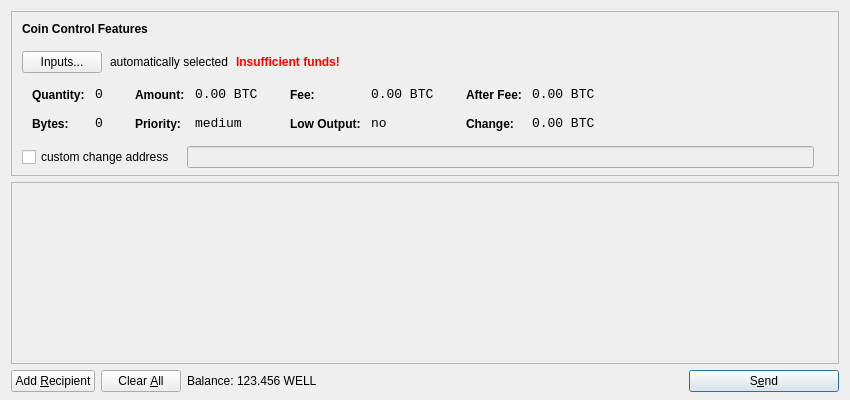
<?xml version="1.0" encoding="UTF-8"?>
<ui version="4.0">
 <class>SendCoinsDialog</class>
 <widget class="QDialog" name="SendCoinsDialog">
  <property name="geometry">
   <rect>
    <x>0</x>
    <y>0</y>
    <width>850</width>
    <height>400</height>
   </rect>
  </property>
  <property name="windowTitle">
   <string>Send Coins</string>
  </property>
  <layout class="QVBoxLayout" name="verticalLayout" stretch="0,1,0">
   <property name="bottomMargin">
    <number>8</number>
   </property>
   <item>
    <widget class="QFrame" name="frameCoinControl">
     <property name="sizePolicy">
      <sizepolicy hsizetype="Expanding" vsizetype="Expanding">
       <horstretch>0</horstretch>
       <verstretch>0</verstretch>
      </sizepolicy>
     </property>
     <property name="maximumSize">
      <size>
       <width>16777215</width>
       <height>16777215</height>
      </size>
     </property>
     <property name="frameShape">
      <enum>QFrame::StyledPanel</enum>
     </property>
     <property name="frameShadow">
      <enum>QFrame::Sunken</enum>
     </property>
     <layout class="QVBoxLayout" name="verticalLayoutCoinControl2">
      <property name="spacing">
       <number>-1</number>
      </property>
      <property name="leftMargin">
       <number>0</number>
      </property>
      <property name="topMargin">
       <number>0</number>
      </property>
      <property name="rightMargin">
       <number>0</number>
      </property>
      <property name="bottomMargin">
       <number>6</number>
      </property>
      <item>
       <layout class="QVBoxLayout" name="verticalLayoutCoinControl" stretch="0,0,0,0,1">
        <property name="spacing">
         <number>0</number>
        </property>
        <property name="leftMargin">
         <number>10</number>
        </property>
        <property name="topMargin">
         <number>10</number>
        </property>
        <item>
         <layout class="QHBoxLayout" name="horizontalLayoutCoinControl1">
          <property name="bottomMargin">
           <number>15</number>
          </property>
          <item>
           <widget class="QLabel" name="labelCoinControlFeatures">
            <property name="sizePolicy">
             <sizepolicy hsizetype="Preferred" vsizetype="Maximum">
              <horstretch>0</horstretch>
              <verstretch>0</verstretch>
             </sizepolicy>
            </property>
            <property name="font">
             <font>
              <weight>75</weight>
              <bold>true</bold>
             </font>
            </property>
            <property name="styleSheet">
             <string notr="true">font-weight:bold;</string>
            </property>
            <property name="text">
             <string>Coin Control Features</string>
            </property>
           </widget>
          </item>
         </layout>
        </item>
        <item>
         <layout class="QHBoxLayout" name="horizontalLayoutCoinControl2" stretch="0,0,0,0">
          <property name="spacing">
           <number>8</number>
          </property>
          <property name="bottomMargin">
           <number>10</number>
          </property>
          <item>
           <widget class="QPushButton" name="pushButtonCoinControl">
            <property name="styleSheet">
             <string notr="true"/>
            </property>
            <property name="text">
             <string>Inputs...</string>
            </property>
           </widget>
          </item>
          <item>
           <widget class="QLabel" name="labelCoinControlAutomaticallySelected">
            <property name="text">
             <string>automatically selected</string>
            </property>
            <property name="margin">
             <number>5</number>
            </property>
           </widget>
          </item>
          <item>
           <widget class="QLabel" name="labelCoinControlInsuffFunds">
            <property name="font">
             <font>
              <weight>75</weight>
              <bold>true</bold>
             </font>
            </property>
            <property name="styleSheet">
             <string notr="true">color:red;font-weight:bold;</string>
            </property>
            <property name="text">
             <string>Insufficient funds!</string>
            </property>
            <property name="margin">
             <number>5</number>
            </property>
           </widget>
          </item>
          <item>
           <spacer name="horizontalSpacerCoinControl">
            <property name="orientation">
             <enum>Qt::Horizontal</enum>
            </property>
            <property name="sizeHint" stdset="0">
             <size>
              <width>40</width>
              <height>1</height>
             </size>
            </property>
           </spacer>
          </item>
         </layout>
        </item>
        <item>
         <widget class="QWidget" name="widgetCoinControl" native="true">
          <property name="sizePolicy">
           <sizepolicy hsizetype="Preferred" vsizetype="Preferred">
            <horstretch>0</horstretch>
            <verstretch>0</verstretch>
           </sizepolicy>
          </property>
          <property name="minimumSize">
           <size>
            <width>0</width>
            <height>0</height>
           </size>
          </property>
          <property name="styleSheet">
           <string notr="true"/>
          </property>
          <layout class="QHBoxLayout" name="horizontalLayoutCoinControl5">
           <property name="margin">
            <number>0</number>
           </property>
           <item>
            <layout class="QHBoxLayout" name="horizontalLayoutCoinControl3" stretch="0,0,0,1">
             <property name="spacing">
              <number>20</number>
             </property>
             <property name="topMargin">
              <number>0</number>
             </property>
             <property name="bottomMargin">
              <number>10</number>
             </property>
             <item>
              <layout class="QFormLayout" name="formLayoutCoinControl1">
               <property name="horizontalSpacing">
                <number>10</number>
               </property>
               <property name="verticalSpacing">
                <number>14</number>
               </property>
               <property name="leftMargin">
                <number>10</number>
               </property>
               <property name="topMargin">
                <number>4</number>
               </property>
               <property name="rightMargin">
                <number>6</number>
               </property>
               <item row="0" column="0">
                <widget class="QLabel" name="labelCoinControlQuantityText">
                 <property name="styleSheet">
                  <string notr="true">font-weight:bold;</string>
                 </property>
                 <property name="text">
                  <string>Quantity:</string>
                 </property>
                 <property name="margin">
                  <number>0</number>
                 </property>
                </widget>
               </item>
               <item row="0" column="1">
                <widget class="QLabel" name="labelCoinControlQuantity">
                 <property name="font">
                  <font>
                   <family>Monospace</family>
                   <pointsize>10</pointsize>
                  </font>
                 </property>
                 <property name="cursor">
                  <cursorShape>IBeamCursor</cursorShape>
                 </property>
                 <property name="contextMenuPolicy">
                  <enum>Qt::ActionsContextMenu</enum>
                 </property>
                 <property name="text">
                  <string notr="true">0</string>
                 </property>
                 <property name="margin">
                  <number>0</number>
                 </property>
                 <property name="textInteractionFlags">
                  <set>Qt::LinksAccessibleByMouse|Qt::TextSelectableByKeyboard|Qt::TextSelectableByMouse</set>
                 </property>
                </widget>
               </item>
               <item row="1" column="0">
                <widget class="QLabel" name="labelCoinControlBytesText">
                 <property name="styleSheet">
                  <string notr="true">font-weight:bold;</string>
                 </property>
                 <property name="text">
                  <string>Bytes:</string>
                 </property>
                </widget>
               </item>
               <item row="1" column="1">
                <widget class="QLabel" name="labelCoinControlBytes">
                 <property name="font">
                  <font>
                   <family>Monospace</family>
                   <pointsize>10</pointsize>
                  </font>
                 </property>
                 <property name="cursor">
                  <cursorShape>IBeamCursor</cursorShape>
                 </property>
                 <property name="contextMenuPolicy">
                  <enum>Qt::ActionsContextMenu</enum>
                 </property>
                 <property name="text">
                  <string notr="true">0</string>
                 </property>
                 <property name="textInteractionFlags">
                  <set>Qt::LinksAccessibleByMouse|Qt::TextSelectableByKeyboard|Qt::TextSelectableByMouse</set>
                 </property>
                </widget>
               </item>
              </layout>
             </item>
             <item>
              <layout class="QFormLayout" name="formLayoutCoinControl2">
               <property name="horizontalSpacing">
                <number>10</number>
               </property>
               <property name="verticalSpacing">
                <number>14</number>
               </property>
               <property name="leftMargin">
                <number>6</number>
               </property>
               <property name="topMargin">
                <number>4</number>
               </property>
               <property name="rightMargin">
                <number>6</number>
               </property>
               <item row="0" column="0">
                <widget class="QLabel" name="labelCoinControlAmountText">
                 <property name="styleSheet">
                  <string notr="true">font-weight:bold;</string>
                 </property>
                 <property name="text">
                  <string>Amount:</string>
                 </property>
                 <property name="margin">
                  <number>0</number>
                 </property>
                </widget>
               </item>
               <item row="0" column="1">
                <widget class="QLabel" name="labelCoinControlAmount">
                 <property name="font">
                  <font>
                   <family>Monospace</family>
                   <pointsize>10</pointsize>
                  </font>
                 </property>
                 <property name="cursor">
                  <cursorShape>IBeamCursor</cursorShape>
                 </property>
                 <property name="contextMenuPolicy">
                  <enum>Qt::ActionsContextMenu</enum>
                 </property>
                 <property name="text">
                  <string notr="true">0.00 BTC</string>
                 </property>
                 <property name="textInteractionFlags">
                  <set>Qt::LinksAccessibleByMouse|Qt::TextSelectableByKeyboard|Qt::TextSelectableByMouse</set>
                 </property>
                </widget>
               </item>
               <item row="1" column="0">
                <widget class="QLabel" name="labelCoinControlPriorityText">
                 <property name="styleSheet">
                  <string notr="true">font-weight:bold;</string>
                 </property>
                 <property name="text">
                  <string>Priority:</string>
                 </property>
                </widget>
               </item>
               <item row="1" column="1">
                <widget class="QLabel" name="labelCoinControlPriority">
                 <property name="font">
                  <font>
                   <family>Monospace</family>
                   <pointsize>10</pointsize>
                  </font>
                 </property>
                 <property name="cursor">
                  <cursorShape>IBeamCursor</cursorShape>
                 </property>
                 <property name="contextMenuPolicy">
                  <enum>Qt::ActionsContextMenu</enum>
                 </property>
                 <property name="text">
                  <string>medium</string>
                 </property>
                 <property name="textInteractionFlags">
                  <set>Qt::LinksAccessibleByMouse|Qt::TextSelectableByKeyboard|Qt::TextSelectableByMouse</set>
                 </property>
                </widget>
               </item>
              </layout>
             </item>
             <item>
              <layout class="QFormLayout" name="formLayoutCoinControl3">
               <property name="horizontalSpacing">
                <number>10</number>
               </property>
               <property name="verticalSpacing">
                <number>14</number>
               </property>
               <property name="leftMargin">
                <number>6</number>
               </property>
               <property name="topMargin">
                <number>4</number>
               </property>
               <property name="rightMargin">
                <number>6</number>
               </property>
               <item row="0" column="0">
                <widget class="QLabel" name="labelCoinControlFeeText">
                 <property name="styleSheet">
                  <string notr="true">font-weight:bold;</string>
                 </property>
                 <property name="text">
                  <string>Fee:</string>
                 </property>
                 <property name="margin">
                  <number>0</number>
                 </property>
                </widget>
               </item>
               <item row="0" column="1">
                <widget class="QLabel" name="labelCoinControlFee">
                 <property name="font">
                  <font>
                   <family>Monospace</family>
                   <pointsize>10</pointsize>
                  </font>
                 </property>
                 <property name="cursor">
                  <cursorShape>IBeamCursor</cursorShape>
                 </property>
                 <property name="contextMenuPolicy">
                  <enum>Qt::ActionsContextMenu</enum>
                 </property>
                 <property name="text">
                  <string notr="true">0.00 BTC</string>
                 </property>
                 <property name="textInteractionFlags">
                  <set>Qt::LinksAccessibleByMouse|Qt::TextSelectableByKeyboard|Qt::TextSelectableByMouse</set>
                 </property>
                </widget>
               </item>
               <item row="1" column="0">
                <widget class="QLabel" name="labelCoinControlLowOutputText">
                 <property name="styleSheet">
                  <string notr="true">font-weight:bold;</string>
                 </property>
                 <property name="text">
                  <string>Low Output:</string>
                 </property>
                </widget>
               </item>
               <item row="1" column="1">
                <widget class="QLabel" name="labelCoinControlLowOutput">
                 <property name="font">
                  <font>
                   <family>Monospace</family>
                   <pointsize>10</pointsize>
                  </font>
                 </property>
                 <property name="cursor">
                  <cursorShape>IBeamCursor</cursorShape>
                 </property>
                 <property name="contextMenuPolicy">
                  <enum>Qt::ActionsContextMenu</enum>
                 </property>
                 <property name="text">
                  <string>no</string>
                 </property>
                 <property name="textInteractionFlags">
                  <set>Qt::LinksAccessibleByMouse|Qt::TextSelectableByKeyboard|Qt::TextSelectableByMouse</set>
                 </property>
                </widget>
               </item>
              </layout>
             </item>
             <item>
              <layout class="QFormLayout" name="formLayoutCoinControl4">
               <property name="horizontalSpacing">
                <number>10</number>
               </property>
               <property name="verticalSpacing">
                <number>14</number>
               </property>
               <property name="leftMargin">
                <number>6</number>
               </property>
               <property name="topMargin">
                <number>4</number>
               </property>
               <property name="rightMargin">
                <number>6</number>
               </property>
               <item row="0" column="0">
                <widget class="QLabel" name="labelCoinControlAfterFeeText">
                 <property name="styleSheet">
                  <string notr="true">font-weight:bold;</string>
                 </property>
                 <property name="text">
                  <string>After Fee:</string>
                 </property>
                 <property name="margin">
                  <number>0</number>
                 </property>
                </widget>
               </item>
               <item row="0" column="1">
                <widget class="QLabel" name="labelCoinControlAfterFee">
                 <property name="font">
                  <font>
                   <family>Monospace</family>
                   <pointsize>10</pointsize>
                  </font>
                 </property>
                 <property name="cursor">
                  <cursorShape>IBeamCursor</cursorShape>
                 </property>
                 <property name="contextMenuPolicy">
                  <enum>Qt::ActionsContextMenu</enum>
                 </property>
                 <property name="text">
                  <string notr="true">0.00 BTC</string>
                 </property>
                 <property name="textInteractionFlags">
                  <set>Qt::LinksAccessibleByMouse|Qt::TextSelectableByKeyboard|Qt::TextSelectableByMouse</set>
                 </property>
                </widget>
               </item>
               <item row="1" column="0">
                <widget class="QLabel" name="labelCoinControlChangeText">
                 <property name="styleSheet">
                  <string notr="true">font-weight:bold;</string>
                 </property>
                 <property name="text">
                  <string>Change:</string>
                 </property>
                </widget>
               </item>
               <item row="1" column="1">
                <widget class="QLabel" name="labelCoinControlChange">
                 <property name="font">
                  <font>
                   <family>Monospace</family>
                   <pointsize>10</pointsize>
                  </font>
                 </property>
                 <property name="cursor">
                  <cursorShape>IBeamCursor</cursorShape>
                 </property>
                 <property name="contextMenuPolicy">
                  <enum>Qt::ActionsContextMenu</enum>
                 </property>
                 <property name="text">
                  <string notr="true">0.00 BTC</string>
                 </property>
                 <property name="textInteractionFlags">
                  <set>Qt::LinksAccessibleByMouse|Qt::TextSelectableByKeyboard|Qt::TextSelectableByMouse</set>
                 </property>
                </widget>
               </item>
              </layout>
             </item>
            </layout>
           </item>
          </layout>
         </widget>
        </item>
        <item>
         <layout class="QHBoxLayout" name="horizontalLayoutCoinControl4" stretch="0,0,0">
          <property name="spacing">
           <number>12</number>
          </property>
          <property name="sizeConstraint">
           <enum>QLayout::SetDefaultConstraint</enum>
          </property>
          <property name="topMargin">
           <number>5</number>
          </property>
          <property name="rightMargin">
           <number>5</number>
          </property>
          <item>
           <widget class="QCheckBox" name="checkBoxCoinControlChange">
            <property name="text">
             <string>custom change address</string>
            </property>
           </widget>
          </item>
          <item>
           <widget class="QLineEdit" name="lineEditCoinControlChange">
            <property name="enabled">
             <bool>false</bool>
            </property>
            <property name="sizePolicy">
             <sizepolicy hsizetype="Expanding" vsizetype="Fixed">
              <horstretch>0</horstretch>
              <verstretch>0</verstretch>
             </sizepolicy>
            </property>
           </widget>
          </item>
          <item>
           <widget class="QLabel" name="labelCoinControlChangeLabel">
            <property name="sizePolicy">
             <sizepolicy hsizetype="Preferred" vsizetype="Expanding">
              <horstretch>0</horstretch>
              <verstretch>0</verstretch>
             </sizepolicy>
            </property>
            <property name="minimumSize">
             <size>
              <width>0</width>
              <height>0</height>
             </size>
            </property>
            <property name="text">
             <string/>
            </property>
            <property name="margin">
             <number>3</number>
            </property>
           </widget>
          </item>
         </layout>
        </item>
        <item>
         <spacer name="verticalSpacerCoinControl">
          <property name="orientation">
           <enum>Qt::Vertical</enum>
          </property>
          <property name="sizeHint" stdset="0">
           <size>
            <width>800</width>
            <height>1</height>
           </size>
          </property>
         </spacer>
        </item>
       </layout>
      </item>
     </layout>
    </widget>
   </item>
   <item>
    <widget class="QScrollArea" name="scrollArea">
     <property name="widgetResizable">
      <bool>true</bool>
     </property>
     <widget class="QWidget" name="scrollAreaWidgetContents">
      <property name="geometry">
       <rect>
        <x>0</x>
        <y>0</y>
        <width>830</width>
        <height>165</height>
       </rect>
      </property>
      <layout class="QVBoxLayout" name="verticalLayout_2">
       <property name="margin">
        <number>0</number>
       </property>
       <item>
        <layout class="QVBoxLayout" name="entries">
         <property name="spacing">
          <number>6</number>
         </property>
        </layout>
       </item>
       <item>
        <spacer name="verticalSpacer">
         <property name="orientation">
          <enum>Qt::Vertical</enum>
         </property>
         <property name="sizeHint" stdset="0">
          <size>
           <width>20</width>
           <height>40</height>
          </size>
         </property>
        </spacer>
       </item>
      </layout>
     </widget>
    </widget>
   </item>
   <item>
    <layout class="QHBoxLayout" name="horizontalLayout">
     <item>
      <widget class="QPushButton" name="addButton">
       <property name="toolTip">
        <string>Send to multiple recipients at once</string>
       </property>
       <property name="text">
        <string>Add &amp;Recipient</string>
       </property>
       <property name="icon">
        <iconset resource="../bitcoin.qrc">
         <normaloff>:/icons/add</normaloff>:/icons/add</iconset>
       </property>
       <property name="autoDefault">
        <bool>false</bool>
       </property>
      </widget>
     </item>
     <item>
      <widget class="QPushButton" name="clearButton">
       <property name="sizePolicy">
        <sizepolicy hsizetype="Minimum" vsizetype="Fixed">
         <horstretch>0</horstretch>
         <verstretch>0</verstretch>
        </sizepolicy>
       </property>
       <property name="toolTip">
        <string>Remove all transaction fields</string>
       </property>
       <property name="text">
        <string>Clear &amp;All</string>
       </property>
       <property name="icon">
        <iconset resource="../bitcoin.qrc">
         <normaloff>:/icons/remove</normaloff>:/icons/remove</iconset>
       </property>
       <property name="autoRepeatDelay">
        <number>300</number>
       </property>
       <property name="autoDefault">
        <bool>false</bool>
       </property>
      </widget>
     </item>
     <item>
      <layout class="QHBoxLayout" name="horizontalLayout_2">
       <property name="spacing">
        <number>3</number>
       </property>
       <item>
        <widget class="QLabel" name="label">
         <property name="text">
          <string>Balance:</string>
         </property>
        </widget>
       </item>
       <item>
        <widget class="QLabel" name="labelBalance">
         <property name="cursor">
          <cursorShape>IBeamCursor</cursorShape>
         </property>
         <property name="text">
          <string>123.456 WELL</string>
         </property>
         <property name="textInteractionFlags">
          <set>Qt::LinksAccessibleByMouse|Qt::TextSelectableByKeyboard|Qt::TextSelectableByMouse</set>
         </property>
        </widget>
       </item>
      </layout>
     </item>
     <item>
      <spacer name="horizontalSpacer">
       <property name="orientation">
        <enum>Qt::Horizontal</enum>
       </property>
       <property name="sizeHint" stdset="0">
        <size>
         <width>40</width>
         <height>20</height>
        </size>
       </property>
      </spacer>
     </item>
     <item>
      <widget class="QPushButton" name="sendButton">
       <property name="minimumSize">
        <size>
         <width>150</width>
         <height>0</height>
        </size>
       </property>
       <property name="toolTip">
        <string>Confirm the send action</string>
       </property>
       <property name="text">
        <string>S&amp;end</string>
       </property>
       <property name="icon">
        <iconset resource="../bitcoin.qrc">
         <normaloff>:/icons/send</normaloff>:/icons/send</iconset>
       </property>
       <property name="default">
        <bool>true</bool>
       </property>
      </widget>
     </item>
    </layout>
   </item>
  </layout>
 </widget>
 <resources>
  <include location="../bitcoin.qrc"/>
 </resources>
 <connections/>
</ui>
